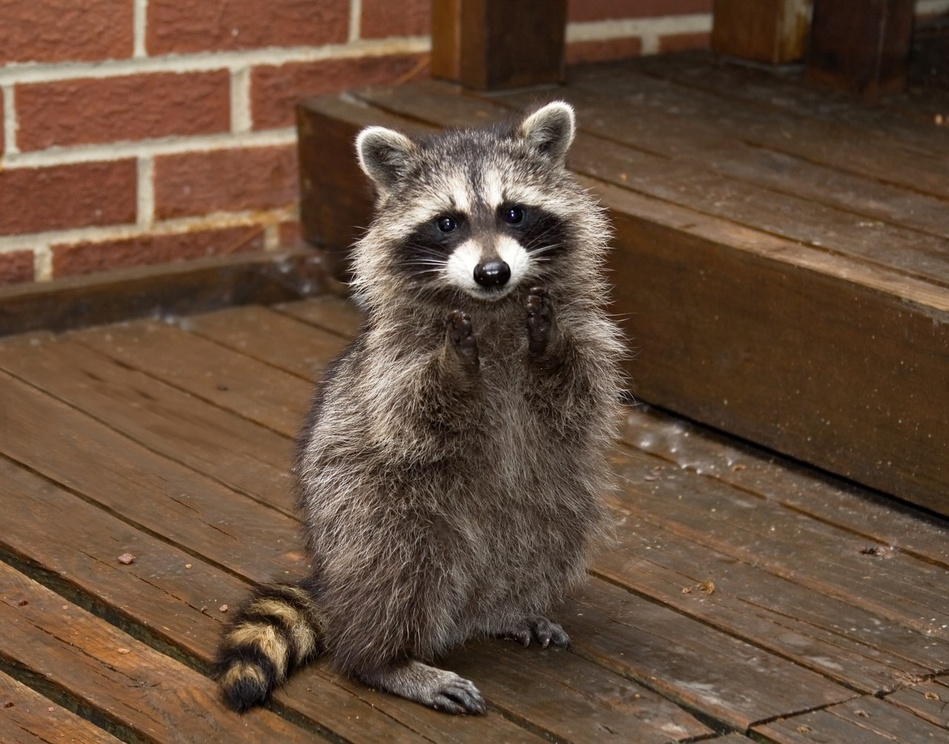
#> input picture Tasks/Img/img.jpg, 949 x 744 px, shrunk from 1280 x 1003 before the run
$ jupyter execute --allow-errors Primers.ipynb
#> lines starting #> are read from the running program, lines starting #| are printed output that depends on the picture; after the words box and inside, x2 and y2 are one past the last pixel; in counts of white or black regions, pixels touching at a corner belong together
# Примеры лабораторной работы

### Задание 5.1

Для трех значений порога 70 + №, 140 + №, 210 + №, где № – номер по списку группы (21), провести пороговую обработку полутонового изображения с плавным изменением интенсивности.

[cell 1]
import cv2
import numpy as np
from matplotlib import pyplot as plt

[cell 2]
img = cv2.imread ('Img/img.jpg')
#> img is the input picture: shape (744, 949, 3); mean B, G, R 58.9, 77.5, 101.9
img = cv2.cvtColor(img,  cv2.COLOR_BGR2GRAY)
#> img: shape (744, 949)

[cell 3]
ret, thresh1 = cv2.threshold (img, 91,255, cv2.THRESH_BINARY)
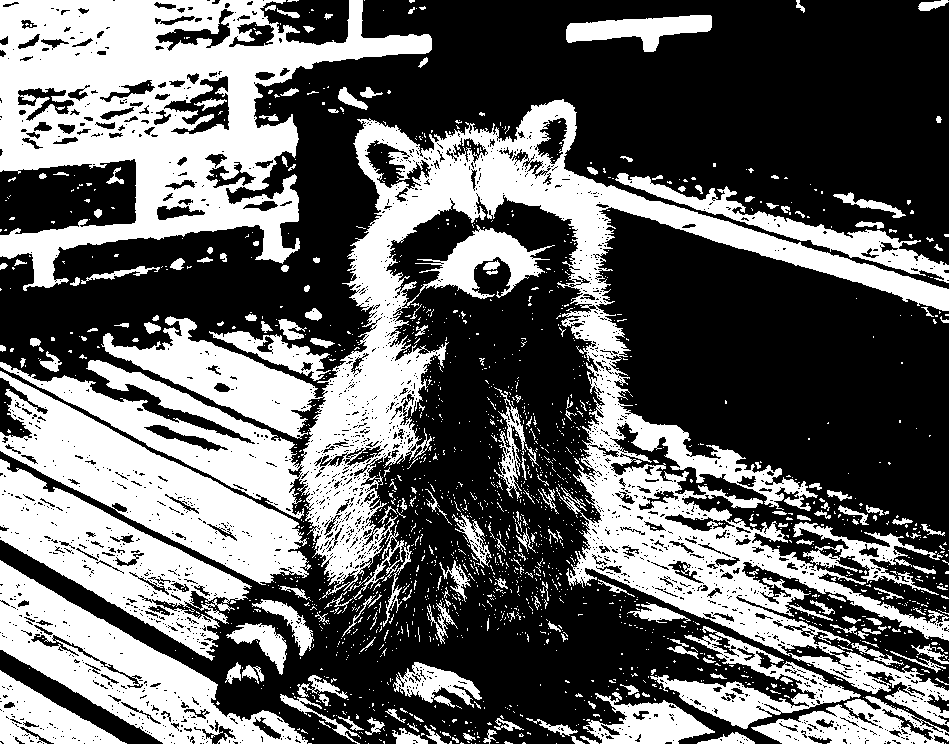
#> thresh1: shape (744, 949); 39.5% white; 1893 white regions (1691 under 20 px), largest, box (x1, y1, x2, y2) and area: (0, 99, 949, 727) 112203, (0, 0, 432, 291) 54661, (0, 371, 311, 585) 21399
ret, thresh2 = cv2.threshold (img, 91,255, cv2.THRESH_BINARY_INV)
ret, thresh3 = cv2.threshold (img, 91,255, cv2.THRESH_TRUNC)
ret, thresh4 = cv2.threshold (img, 91,255, cv2.THRESH_TOZERO)
ret, thresh5 = cv2.threshold (img, 91,255, cv2.THRESH_TOZERO_INV)
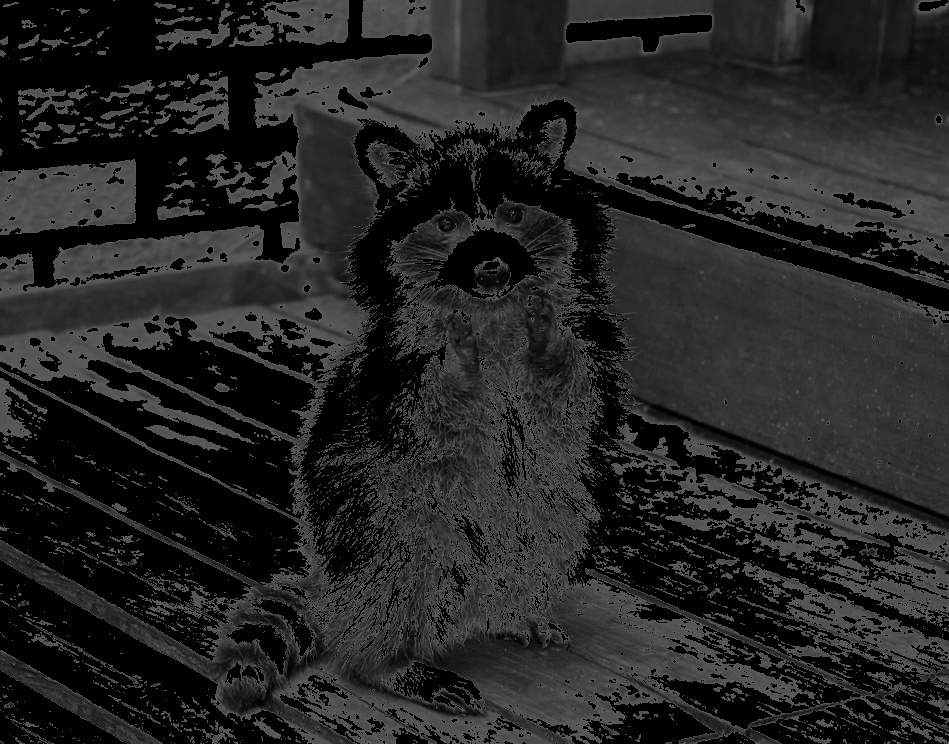
#> thresh5: shape (744, 949); min 0, max 91, mean 36.5

[cell 4]
title = ['Original Image', 'BINARY', 'BINARY_INV', 'TRUNC', 'TOZERO', 'TOZERO_INV']
images = [img, thresh1, thresh2, thresh3, thresh4, thresh5]

for i in range(6):
    plt.subplot(2,3,i+1),plt.imshow(images[i],'gray')
    plt.title(title[i])
    plt.xticks([]),plt.yticks([])
plt.show();

### Задание 5.2.

Протестировать функции с адаптивным порогом, задавая последовательно два начения порога, примерно 1/3 и 2/3 от максимума интенсивности. Проанализировать результат пороговой обработки изображения.

[cell 5]
img = cv2.imread('Img/img.jpg',0)
#> img: shape (744, 949); min 0, max 255, mean 82.7
img = cv2.medianBlur(img,5)

[cell 6]
ret1,th1 = cv2.threshold(img,127,255,cv2.THRESH_BINARY)
#> th1: shape (744, 949); 8.3% white; 164 white regions (96 under 20 px), largest, box (x1, y1, x2, y2) and area: (0, 0, 431, 281) 21460, (303, 154, 477, 474) 12812, (477, 153, 610, 278) 5263
th2 = cv2.adaptiveThreshold(img,255, cv2.ADAPTIVE_THRESH_MEAN_C,cv2.THRESH_BINARY,11,2)
#> th2: shape (744, 949); 66.8% white; 3076 black regions (1956 under 20 px), largest, box (x1, y1, x2, y2) and area: (0, 452, 375, 744) 12100, (74, 300, 417, 518) 7433, (294, 104, 448, 258) 5904
th3 = cv2.adaptiveThreshold(img,255, cv2.ADAPTIVE_THRESH_GAUSSIAN_C,cv2.THRESH_BINARY,11,2)
#> th3: shape (744, 949); 76.2% white; 5643 black regions (4483 under 20 px), largest, box (x1, y1, x2, y2) and area: (0, 452, 354, 744) 9036, (0, 67, 235, 161) 3777, (475, 89, 949, 289) 3398

[cell 7]
title = ['Original Image', 'Global Thresholding (v = 127)', 'Adaptive Mean Thresholding', 'Adaptive Gaussian Thresholding']
images = [img, th1, th2, th3]

for i in range(4):
    plt.subplot(2,2,i+1),plt.imshow(images[i],'gray')
    plt.title(title[i])
    plt.axis('off')
plt.show();

### Задание 5.3

Загрузить модули cv2, random, PIL. Создать зашумленное изображение.

[cell 8]
import random
from PIL import Image, ImageDraw

[cell 9]
image = Image.open('Img/img.jpg')
draw = ImageDraw.Draw(image) # Создаем инструмент для рисования

[cell 10]
width = image.size[0] # Определяем ширину
#> width = 949
height = image.size[1] # Определяем высоту
#> height = 744
pix = image.load() # Выгружаем значения пикселей

[cell 11]
for i in range(width):
    for j in range(height):
        rand = random.randint(0, 200)
        a = pix[i, j][0] + rand
        b = pix[i, j][1] + rand
        c = pix[i, j][2] + rand
        if (a > 255):
            a = 255
        if (b > 255):
            b = 255
        if (c > 255):
            c = 255
        draw.point((i, j), (a, b, c))

[cell 12]
image.save("median.png", "JPEG") # сохранить изображение
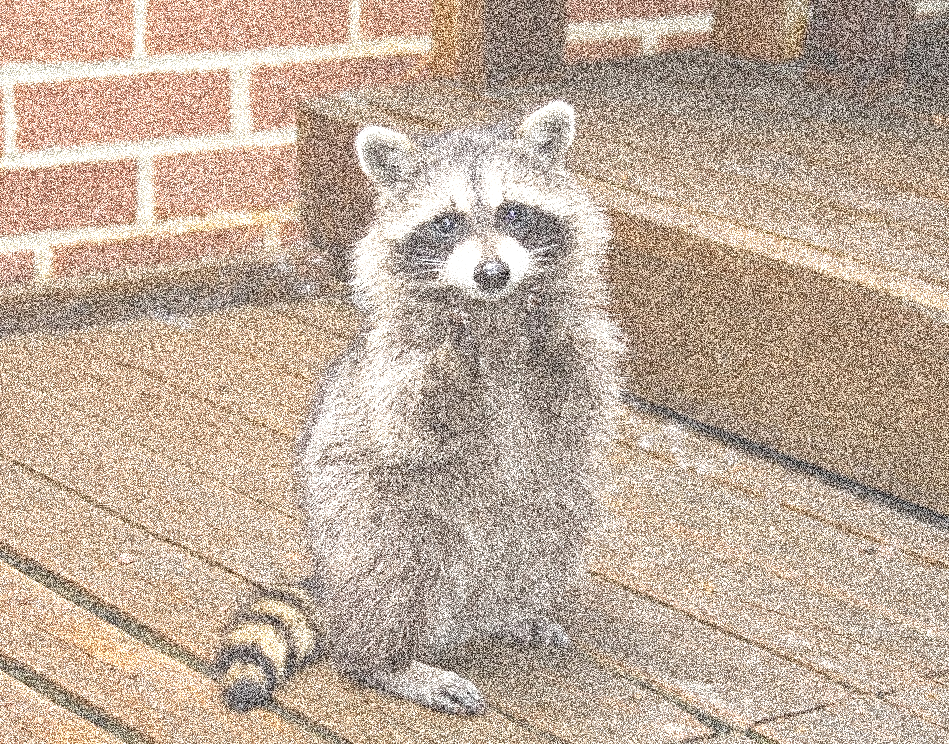
#> saved as median.png: PIL image 949x744 RGB; mean R, G, B 192.3, 172.9, 156.4

imag = cv2.imread('Img/img.jpg')
imag = cv2.cvtColor(imag, cv2.COLOR_BGR2RGB)
img = cv2.imread('Img/median.png')
#> (the rest of this cell did not finish here and is left out)

### Задание 5.4

На вход программы пороговой обработки подается зашумленное изображение. Это изображение обрабатывается тремя способами. В первом случае используется глобальный порог со значением 127. Во втором случае напрямую применяется порог Оцу. В третьем случае изображение сначала удаляет шум фильтром с гауссовым ядром 5x5, затем применяется пороговая обработка Оцу. Сделать анализ того, как фильтрация шума улучшает результат.

[cell 13]
img = cv2.imread('Img/img.jpg', 0)

[cell 14]
ret1,th1 = cv2.threshold(img,127,255,cv2.THRESH_BINARY) # Глобальная обработка
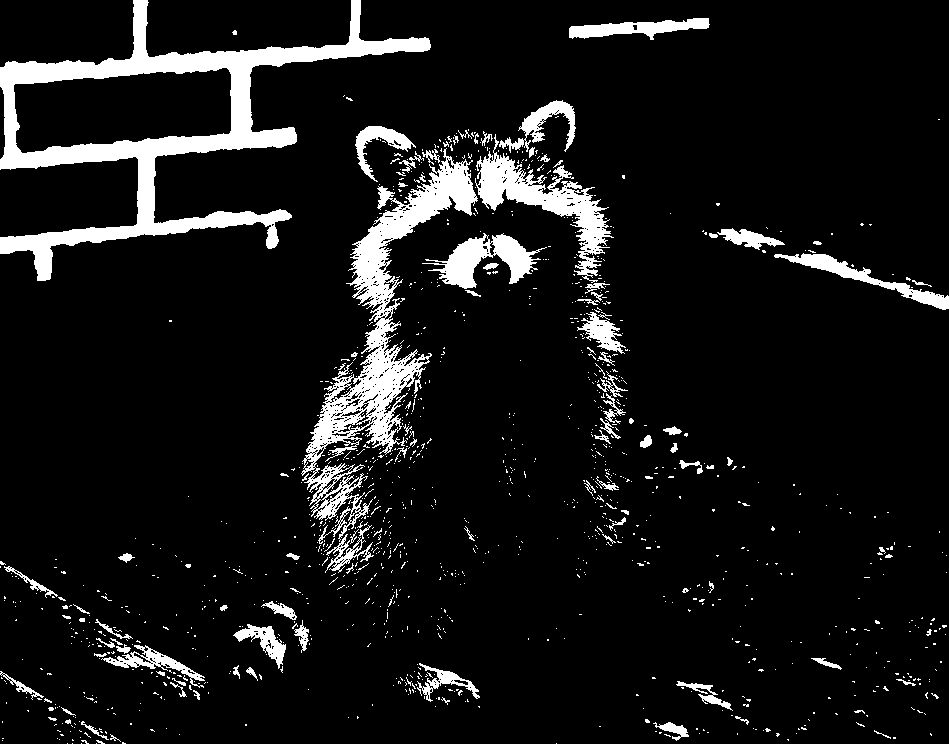
#> th1: shape (744, 949); 8.9% white; 1230 white regions (1130 under 20 px), largest, box (x1, y1, x2, y2) and area: (0, 0, 431, 281) 21442, (301, 148, 478, 544) 14312, (475, 134, 614, 283) 5172
ret2,th2 = cv2.threshold(img,0,255,cv2.THRESH_BINARY+cv2.THRESH_OTSU) # Обработка Otsu
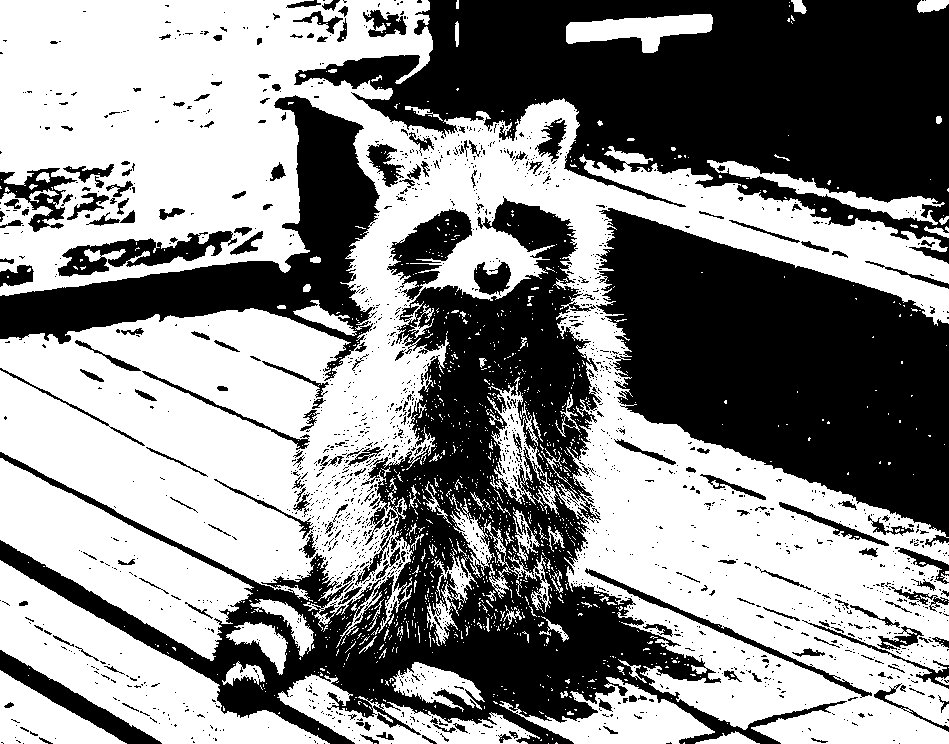
#> th2: shape (744, 949); 54.1% white; 1900 black regions (1692 under 20 px), largest, box (x1, y1, x2, y2) and area: (0, 196, 847, 744) 98061, (294, 0, 949, 264) 89178, (596, 208, 949, 547) 69739
#> ret2 = 80
blur = cv2.GaussianBlur(img,(5,5),0)
ret3,th3 = cv2.threshold(blur,0,255,cv2.THRESH_BINARY+cv2.THRESH_OTSU) # Обработка Otsu’s после фильтра Гаусса
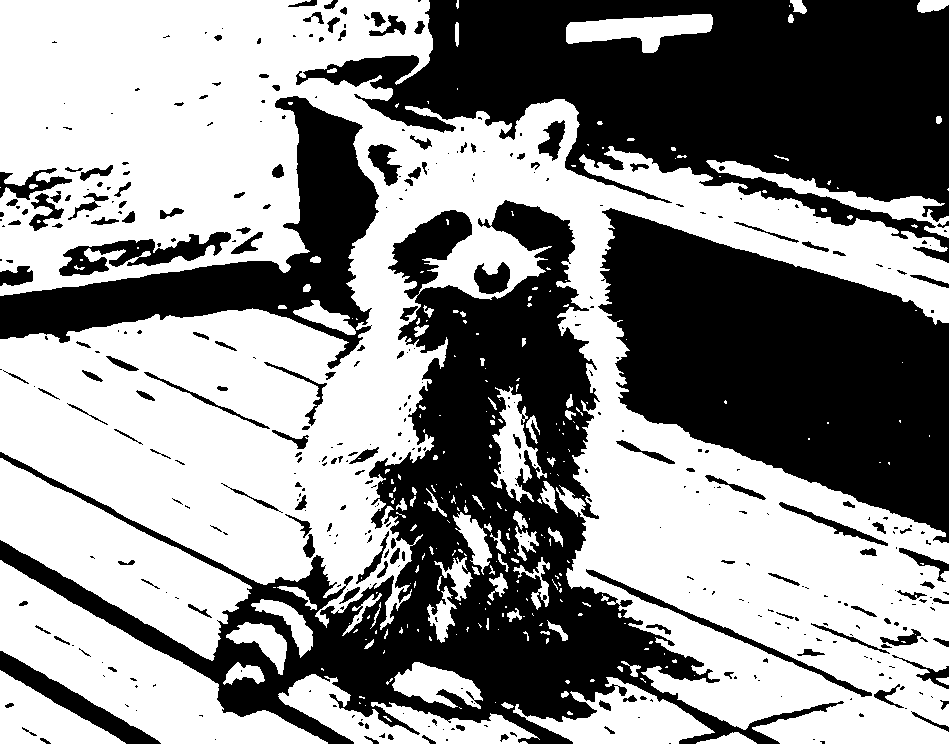
#> th3: shape (744, 949); 55.5% white; 415 black regions (265 under 20 px), largest, box (x1, y1, x2, y2) and area: (0, 200, 844, 744) 103469, (296, 0, 949, 263) 87724, (598, 208, 949, 543) 69720
#> ret3 = 79

[cell 15]
images = [img, 0, th1, img, 0, th2, blur, 0, th3]
titles = ["Original Noisy Image","Histogram","GlobalThresholding (v=127)","Original Noisy Image", "Histogram",
          "Otsu’s Thresholding","Gaussian filtered Image","Histogram","Otsu’s Thresh-olding"]

[cell 16]
for i in range(3):
    plt.subplot(3,3,i*3+1), plt.imshow(images[i*3], "gray")
    plt.title(titles[i*3])
    plt.axis('off')
    plt.subplot(3,3,i*3+2),plt.hist(images[i*3].ravel(),256)
    plt.title(titles[i*3+1])
    plt.axis('off')
    plt.subplot(3,3,i*3+3),plt.imshow(images[i*3+2],"gray")
    plt.title(titles[i*3+2])
    plt.axis('off')
    plt.show()
#> this loop made 3 passes
#> pass 2, `plt.show()`:
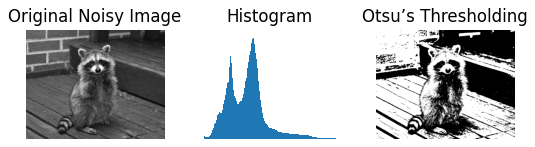
#> figure drawn by matplotlib, 3 panels

$ run again, with Tasks/Img/face2.jpg copied over Tasks/Img/img.jpg
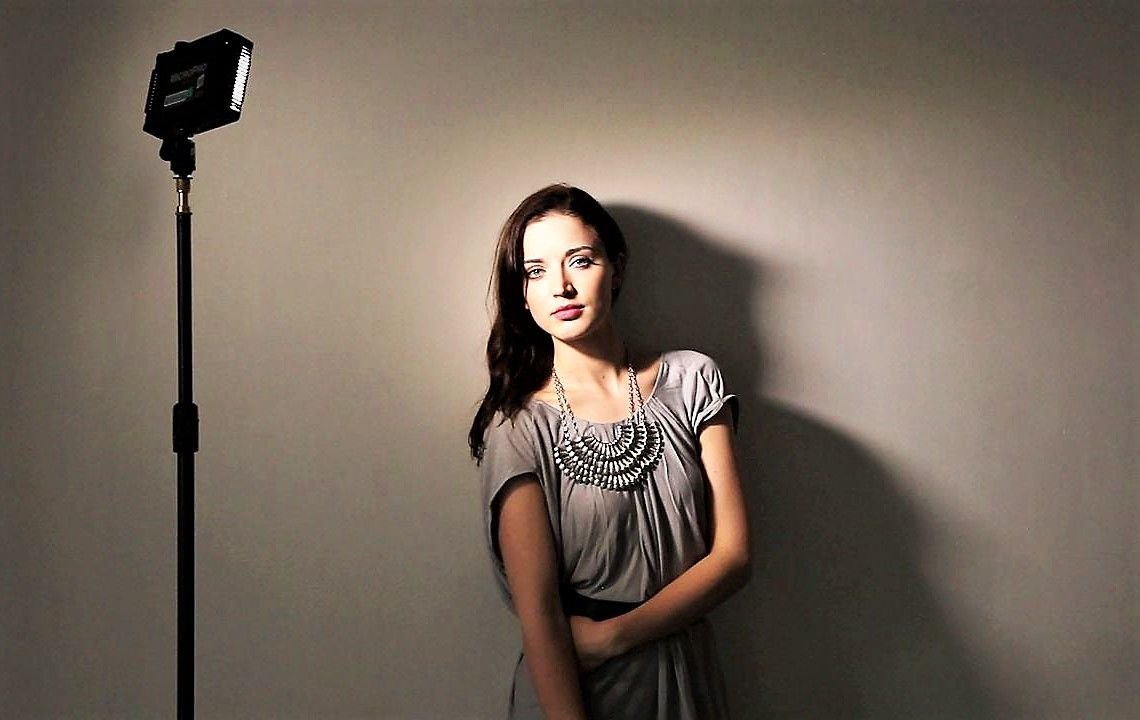
#> input picture Tasks/Img/face2.jpg, 1140 x 720 px
#> img is the input picture: shape (720, 1140, 3); mean B, G, R 92.2, 104.6, 117.6
#> `ret, thresh1 = cv2.threshold (img, 91,255, cv2.THRESH_BINARY)`:
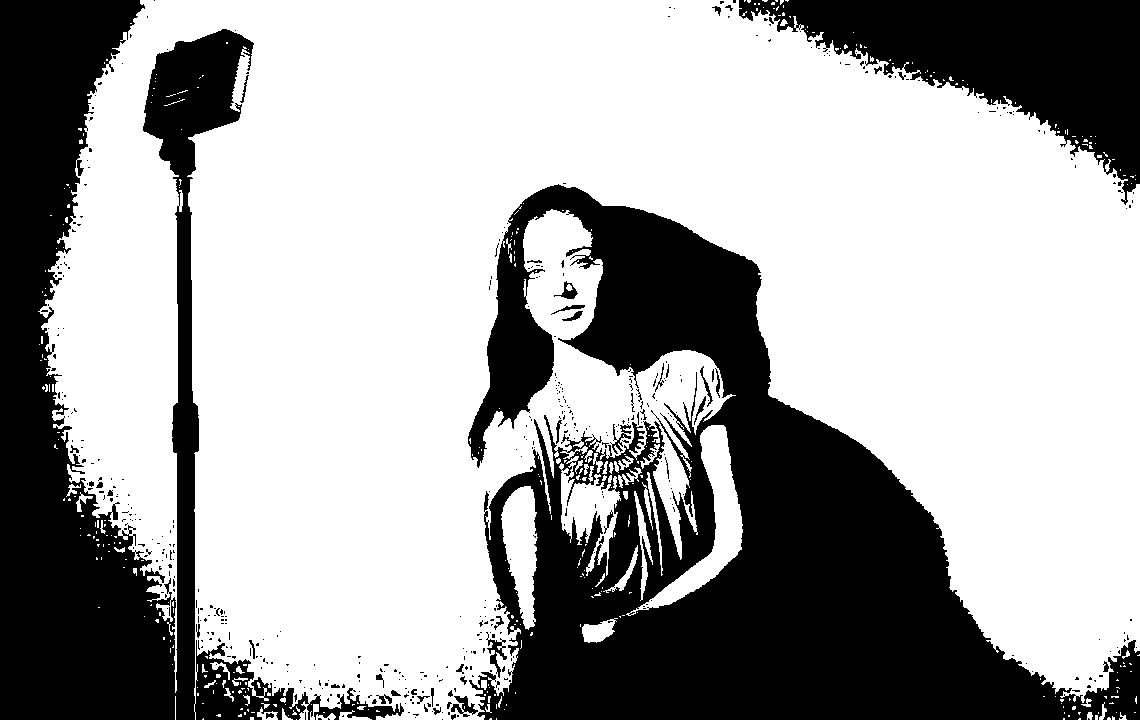
#> thresh1: shape (720, 1140); 64.8% white; 488 black regions (439 under 20 px), largest, box (x1, y1, x2, y2) and area: (468, 184, 1140, 720) 154575, (0, 0, 404, 720) 95402, (739, 0, 1140, 205) 34866
#> ret2 = 105
#> the loop `for i in range(3):` made 3 passes
#> pass 2, `plt.show()`:
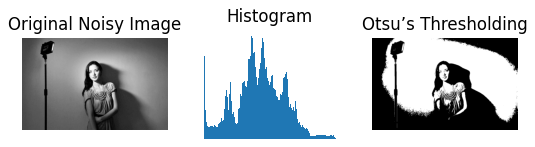
#> figure drawn by matplotlib, 3 panels
